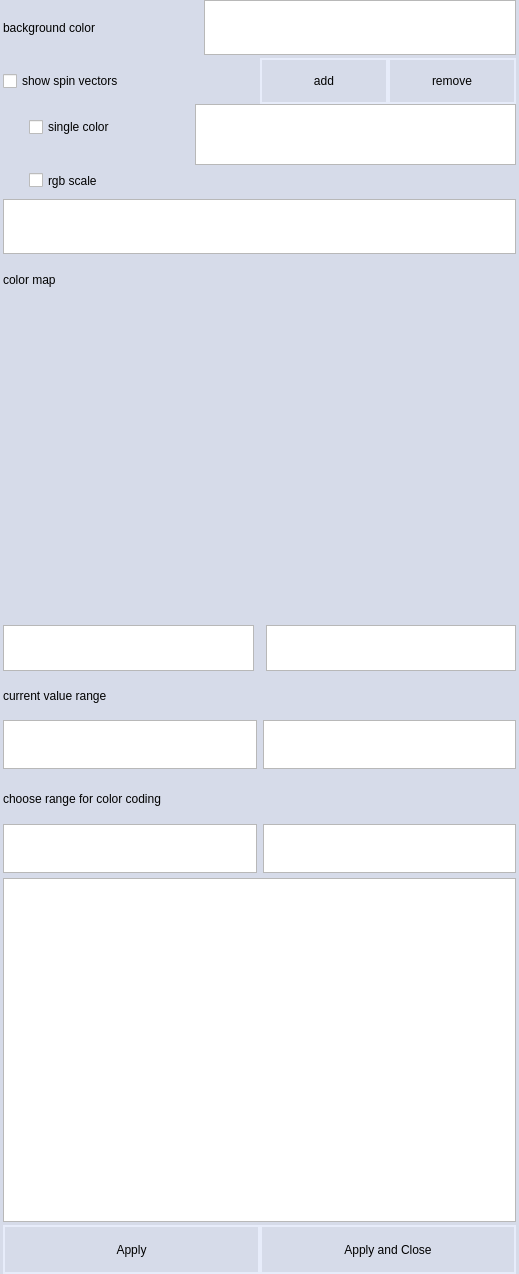
<?xml version="1.0" encoding="UTF-8"?>
<ui version="4.0">
 <class>Colors</class>
 <widget class="QDialog" name="Colors">
  <property name="geometry">
   <rect>
    <x>0</x>
    <y>0</y>
    <width>519</width>
    <height>1274</height>
   </rect>
  </property>
  <property name="windowTitle">
   <string>Colors</string>
  </property>
  <property name="styleSheet">
   <string notr="true">QDialog{
background: rgb(214, 219, 233,255);
}

QListView{
background: rgb(214, 219, 233,255);
border: 2px solid rgb(231, 236, 250, 255);
}

QPushButton:hover{
background: rgb(255, 255, 191,255);
border:  2px solid rgb(255, 170, 0,255);
}

QPushButton{
border:  2px solid rgb(231, 236, 250, 255);;
background: rgb(214, 219, 233,255);
}


QHeaderView::section{
background-color: rgb(235, 241, 255, 255);
}
</string>
  </property>
  <layout class="QGridLayout" name="gridLayout_2">
   <property name="leftMargin">
    <number>3</number>
   </property>
   <property name="topMargin">
    <number>0</number>
   </property>
   <property name="rightMargin">
    <number>3</number>
   </property>
   <property name="bottomMargin">
    <number>0</number>
   </property>
   <property name="horizontalSpacing">
    <number>10</number>
   </property>
   <item row="0" column="0">
    <layout class="QVBoxLayout" name="verticalLayout_9" stretch="50,2">
     <property name="spacing">
      <number>3</number>
     </property>
     <property name="topMargin">
      <number>0</number>
     </property>
     <property name="bottomMargin">
      <number>0</number>
     </property>
     <item>
      <layout class="QHBoxLayout" name="horizontalLayout_11" stretch="8">
       <property name="spacing">
        <number>60</number>
       </property>
       <item>
        <layout class="QVBoxLayout" name="verticalLayout_4" stretch="2,5,2,35">
         <property name="spacing">
          <number>3</number>
         </property>
         <item>
          <layout class="QHBoxLayout" name="horizontalLayout_14" stretch="5,8">
           <property name="topMargin">
            <number>0</number>
           </property>
           <property name="bottomMargin">
            <number>0</number>
           </property>
           <item>
            <widget class="QLabel" name="labelBackgroundColor">
             <property name="sizePolicy">
              <sizepolicy hsizetype="Ignored" vsizetype="Ignored">
               <horstretch>0</horstretch>
               <verstretch>0</verstretch>
              </sizepolicy>
             </property>
             <property name="text">
              <string>background color</string>
             </property>
            </widget>
           </item>
           <item>
            <widget class="CustomTableWidget" name="tableWidgetBackgroundColor">
             <property name="sizePolicy">
              <sizepolicy hsizetype="Ignored" vsizetype="Ignored">
               <horstretch>0</horstretch>
               <verstretch>0</verstretch>
              </sizepolicy>
             </property>
            </widget>
           </item>
          </layout>
         </item>
         <item>
          <layout class="QVBoxLayout" name="verticalLayout_3" stretch="1,2">
           <property name="spacing">
            <number>0</number>
           </property>
           <item>
            <layout class="QHBoxLayout" name="horizontalLayout_4" stretch="2,1,1">
             <property name="spacing">
              <number>0</number>
             </property>
             <item>
              <widget class="QCheckBox" name="checkBoxSpinVectors">
               <property name="sizePolicy">
                <sizepolicy hsizetype="Ignored" vsizetype="Ignored">
                 <horstretch>0</horstretch>
                 <verstretch>0</verstretch>
                </sizepolicy>
               </property>
               <property name="text">
                <string>show spin vectors</string>
               </property>
              </widget>
             </item>
             <item>
              <widget class="QPushButton" name="pushButton_addSpins">
               <property name="sizePolicy">
                <sizepolicy hsizetype="Ignored" vsizetype="Ignored">
                 <horstretch>0</horstretch>
                 <verstretch>0</verstretch>
                </sizepolicy>
               </property>
               <property name="text">
                <string>add</string>
               </property>
              </widget>
             </item>
             <item>
              <widget class="QPushButton" name="pushButton_removeSpins">
               <property name="sizePolicy">
                <sizepolicy hsizetype="Ignored" vsizetype="Ignored">
                 <horstretch>0</horstretch>
                 <verstretch>0</verstretch>
                </sizepolicy>
               </property>
               <property name="text">
                <string>remove</string>
               </property>
              </widget>
             </item>
            </layout>
           </item>
           <item>
            <layout class="QHBoxLayout" name="horizontalLayout_3" stretch="1,19">
             <item>
              <spacer name="horizontalSpacer_2">
               <property name="orientation">
                <enum>Qt::Horizontal</enum>
               </property>
               <property name="sizeType">
                <enum>QSizePolicy::Ignored</enum>
               </property>
               <property name="sizeHint" stdset="0">
                <size>
                 <width>40</width>
                 <height>20</height>
                </size>
               </property>
              </spacer>
             </item>
             <item>
              <layout class="QVBoxLayout" name="verticalLayout_2" stretch="2,1">
               <property name="spacing">
                <number>0</number>
               </property>
               <item>
                <layout class="QHBoxLayout" name="horizontalLayout" stretch="2,4">
                 <property name="spacing">
                  <number>5</number>
                 </property>
                 <item>
                  <layout class="QVBoxLayout" name="verticalLayout" stretch="3,1">
                   <item>
                    <widget class="QCheckBox" name="checkBoxSpinVectorSingleColor">
                     <property name="sizePolicy">
                      <sizepolicy hsizetype="Ignored" vsizetype="Ignored">
                       <horstretch>0</horstretch>
                       <verstretch>0</verstretch>
                      </sizepolicy>
                     </property>
                     <property name="text">
                      <string>single color</string>
                     </property>
                    </widget>
                   </item>
                   <item>
                    <spacer name="verticalSpacer">
                     <property name="orientation">
                      <enum>Qt::Vertical</enum>
                     </property>
                     <property name="sizeType">
                      <enum>QSizePolicy::Ignored</enum>
                     </property>
                     <property name="sizeHint" stdset="0">
                      <size>
                       <width>20</width>
                       <height>40</height>
                      </size>
                     </property>
                    </spacer>
                   </item>
                  </layout>
                 </item>
                 <item>
                  <widget class="CustomTableWidget" name="tableWidgetSpinColor">
                   <property name="sizePolicy">
                    <sizepolicy hsizetype="Ignored" vsizetype="Ignored">
                     <horstretch>0</horstretch>
                     <verstretch>0</verstretch>
                    </sizepolicy>
                   </property>
                  </widget>
                 </item>
                </layout>
               </item>
               <item>
                <layout class="QHBoxLayout" name="horizontalLayout_2" stretch="2,1">
                 <item>
                  <widget class="QCheckBox" name="checkBoxSpinVectorRGB">
                   <property name="sizePolicy">
                    <sizepolicy hsizetype="Ignored" vsizetype="Ignored">
                     <horstretch>0</horstretch>
                     <verstretch>0</verstretch>
                    </sizepolicy>
                   </property>
                   <property name="text">
                    <string>rgb scale</string>
                   </property>
                  </widget>
                 </item>
                 <item>
                  <spacer name="horizontalSpacer">
                   <property name="orientation">
                    <enum>Qt::Horizontal</enum>
                   </property>
                   <property name="sizeType">
                    <enum>QSizePolicy::Ignored</enum>
                   </property>
                   <property name="sizeHint" stdset="0">
                    <size>
                     <width>258</width>
                     <height>20</height>
                    </size>
                   </property>
                  </spacer>
                 </item>
                </layout>
               </item>
              </layout>
             </item>
            </layout>
           </item>
          </layout>
         </item>
         <item>
          <widget class="CustomTableWidget" name="tableWidget_SpinMesh">
           <property name="sizePolicy">
            <sizepolicy hsizetype="Ignored" vsizetype="Ignored">
             <horstretch>0</horstretch>
             <verstretch>0</verstretch>
            </sizepolicy>
           </property>
          </widget>
         </item>
         <item>
          <layout class="QVBoxLayout" name="verticalLayout_11" stretch="1,7,1,12">
           <property name="spacing">
            <number>0</number>
           </property>
           <property name="bottomMargin">
            <number>0</number>
           </property>
           <item>
            <layout class="QHBoxLayout" name="horizontalLayout_5">
             <item>
              <widget class="QLabel" name="label">
               <property name="sizePolicy">
                <sizepolicy hsizetype="Ignored" vsizetype="Ignored">
                 <horstretch>0</horstretch>
                 <verstretch>0</verstretch>
                </sizepolicy>
               </property>
               <property name="text">
                <string>color map</string>
               </property>
              </widget>
             </item>
             <item>
              <spacer name="horizontalSpacer_4">
               <property name="orientation">
                <enum>Qt::Horizontal</enum>
               </property>
               <property name="sizeType">
                <enum>QSizePolicy::Ignored</enum>
               </property>
               <property name="sizeHint" stdset="0">
                <size>
                 <width>40</width>
                 <height>20</height>
                </size>
               </property>
              </spacer>
             </item>
            </layout>
           </item>
           <item>
            <layout class="QHBoxLayout" name="horizontalLayout_10" stretch="200,1">
             <property name="spacing">
              <number>0</number>
             </property>
             <property name="rightMargin">
              <number>0</number>
             </property>
             <property name="bottomMargin">
              <number>0</number>
             </property>
             <item>
              <layout class="QGridLayout" name="gridLayoutColorMapItems">
               <property name="bottomMargin">
                <number>0</number>
               </property>
              </layout>
             </item>
             <item>
              <spacer name="verticalSpacer_2">
               <property name="orientation">
                <enum>Qt::Vertical</enum>
               </property>
               <property name="sizeType">
                <enum>QSizePolicy::Ignored</enum>
               </property>
               <property name="sizeHint" stdset="0">
                <size>
                 <width>20</width>
                 <height>40</height>
                </size>
               </property>
              </spacer>
             </item>
            </layout>
           </item>
           <item>
            <layout class="QHBoxLayout" name="horizontalLayout_13" stretch="1,1">
             <property name="spacing">
              <number>12</number>
             </property>
             <property name="topMargin">
              <number>0</number>
             </property>
             <item>
              <widget class="CustomTableWidget" name="tableWidgetMTheta">
               <property name="sizePolicy">
                <sizepolicy hsizetype="Ignored" vsizetype="Ignored">
                 <horstretch>0</horstretch>
                 <verstretch>0</verstretch>
                </sizepolicy>
               </property>
              </widget>
             </item>
             <item>
              <widget class="CustomTableWidget" name="tableWidgetMPhi">
               <property name="sizePolicy">
                <sizepolicy hsizetype="Ignored" vsizetype="Ignored">
                 <horstretch>0</horstretch>
                 <verstretch>0</verstretch>
                </sizepolicy>
               </property>
              </widget>
             </item>
            </layout>
           </item>
           <item>
            <layout class="QVBoxLayout" name="verticalLayout_6" stretch="2,2,7">
             <property name="spacing">
              <number>5</number>
             </property>
             <property name="topMargin">
              <number>0</number>
             </property>
             <property name="bottomMargin">
              <number>0</number>
             </property>
             <item>
              <layout class="QVBoxLayout" name="verticalLayout_8">
               <property name="spacing">
                <number>0</number>
               </property>
               <property name="bottomMargin">
                <number>0</number>
               </property>
               <item>
                <layout class="QHBoxLayout" name="horizontalLayout_6">
                 <item>
                  <widget class="QLabel" name="labelCurrentValueRange">
                   <property name="text">
                    <string>current value range</string>
                   </property>
                  </widget>
                 </item>
                 <item>
                  <spacer name="horizontalSpacer_5">
                   <property name="orientation">
                    <enum>Qt::Horizontal</enum>
                   </property>
                   <property name="sizeHint" stdset="0">
                    <size>
                     <width>178</width>
                     <height>20</height>
                    </size>
                   </property>
                  </spacer>
                 </item>
                </layout>
               </item>
               <item>
                <layout class="QHBoxLayout" name="horizontalLayout_7">
                 <item>
                  <widget class="CustomTableWidget" name="tableWidgetCurrentMin">
                   <property name="sizePolicy">
                    <sizepolicy hsizetype="Ignored" vsizetype="Ignored">
                     <horstretch>0</horstretch>
                     <verstretch>0</verstretch>
                    </sizepolicy>
                   </property>
                  </widget>
                 </item>
                 <item>
                  <widget class="CustomTableWidget" name="tableWidgetCurrentMax">
                   <property name="sizePolicy">
                    <sizepolicy hsizetype="Ignored" vsizetype="Ignored">
                     <horstretch>0</horstretch>
                     <verstretch>0</verstretch>
                    </sizepolicy>
                   </property>
                  </widget>
                 </item>
                </layout>
               </item>
              </layout>
             </item>
             <item>
              <layout class="QVBoxLayout" name="verticalLayout_7" stretch="1,1">
               <property name="spacing">
                <number>0</number>
               </property>
               <property name="bottomMargin">
                <number>0</number>
               </property>
               <item>
                <layout class="QHBoxLayout" name="horizontalLayout_8">
                 <item>
                  <widget class="QLabel" name="labelChooseRange">
                   <property name="text">
                    <string>choose range for color coding</string>
                   </property>
                  </widget>
                 </item>
                 <item>
                  <spacer name="horizontalSpacer_6">
                   <property name="orientation">
                    <enum>Qt::Horizontal</enum>
                   </property>
                   <property name="sizeHint" stdset="0">
                    <size>
                     <width>40</width>
                     <height>20</height>
                    </size>
                   </property>
                  </spacer>
                 </item>
                </layout>
               </item>
               <item>
                <layout class="QHBoxLayout" name="horizontalLayout_9">
                 <item>
                  <widget class="CustomTableWidget" name="tableWidgetChosenMin">
                   <property name="sizePolicy">
                    <sizepolicy hsizetype="Ignored" vsizetype="Ignored">
                     <horstretch>0</horstretch>
                     <verstretch>0</verstretch>
                    </sizepolicy>
                   </property>
                  </widget>
                 </item>
                 <item>
                  <widget class="CustomTableWidget" name="tableWidgetChosenMax">
                   <property name="sizePolicy">
                    <sizepolicy hsizetype="Ignored" vsizetype="Ignored">
                     <horstretch>0</horstretch>
                     <verstretch>0</verstretch>
                    </sizepolicy>
                   </property>
                  </widget>
                 </item>
                </layout>
               </item>
              </layout>
             </item>
             <item>
              <layout class="QVBoxLayout" name="verticalLayout_5" stretch="9">
               <property name="spacing">
                <number>0</number>
               </property>
               <item>
                <widget class="CustomTableWidget" name="tableWidgetColorMap">
                 <property name="sizePolicy">
                  <sizepolicy hsizetype="Ignored" vsizetype="Ignored">
                   <horstretch>0</horstretch>
                   <verstretch>0</verstretch>
                  </sizepolicy>
                 </property>
                </widget>
               </item>
              </layout>
             </item>
            </layout>
           </item>
          </layout>
         </item>
        </layout>
       </item>
      </layout>
     </item>
     <item>
      <layout class="QHBoxLayout" name="horizontalLayout_12">
       <property name="spacing">
        <number>0</number>
       </property>
       <property name="leftMargin">
        <number>0</number>
       </property>
       <property name="topMargin">
        <number>0</number>
       </property>
       <item>
        <widget class="QPushButton" name="pushButton">
         <property name="sizePolicy">
          <sizepolicy hsizetype="Ignored" vsizetype="Ignored">
           <horstretch>0</horstretch>
           <verstretch>0</verstretch>
          </sizepolicy>
         </property>
         <property name="text">
          <string>Apply</string>
         </property>
        </widget>
       </item>
       <item>
        <widget class="QPushButton" name="pushButtonOk">
         <property name="sizePolicy">
          <sizepolicy hsizetype="Ignored" vsizetype="Ignored">
           <horstretch>0</horstretch>
           <verstretch>0</verstretch>
          </sizepolicy>
         </property>
         <property name="text">
          <string>Apply and Close</string>
         </property>
        </widget>
       </item>
      </layout>
     </item>
    </layout>
   </item>
  </layout>
 </widget>
 <layoutdefault spacing="6" margin="11"/>
 <customwidgets>
  <customwidget>
   <class>CustomTableWidget</class>
   <extends>QTableWidget</extends>
   <header>CustomTableWidget.h</header>
  </customwidget>
 </customwidgets>
 <resources/>
 <connections>
  <connection>
   <sender>pushButtonOk</sender>
   <signal>released()</signal>
   <receiver>Colors</receiver>
   <slot>on_apply_and_close_button()</slot>
   <hints>
    <hint type="sourcelabel">
     <x>1059</x>
     <y>1010</y>
    </hint>
    <hint type="destinationlabel">
     <x>458</x>
     <y>849</y>
    </hint>
   </hints>
  </connection>
  <connection>
   <sender>pushButton</sender>
   <signal>released()</signal>
   <receiver>Colors</receiver>
   <slot>on_apply_button()</slot>
   <hints>
    <hint type="sourcelabel">
     <x>182</x>
     <y>965</y>
    </hint>
    <hint type="destinationlabel">
     <x>96</x>
     <y>884</y>
    </hint>
   </hints>
  </connection>
 </connections>
 <slots>
  <slot>on_change_in_spin_color_table_widget(int,int)</slot>
  <slot>on_change_in_color_map_table_widget(int,int)</slot>
  <slot>on_apply_and_close_button()</slot>
  <slot>on_apply_button()</slot>
 </slots>
</ui>
